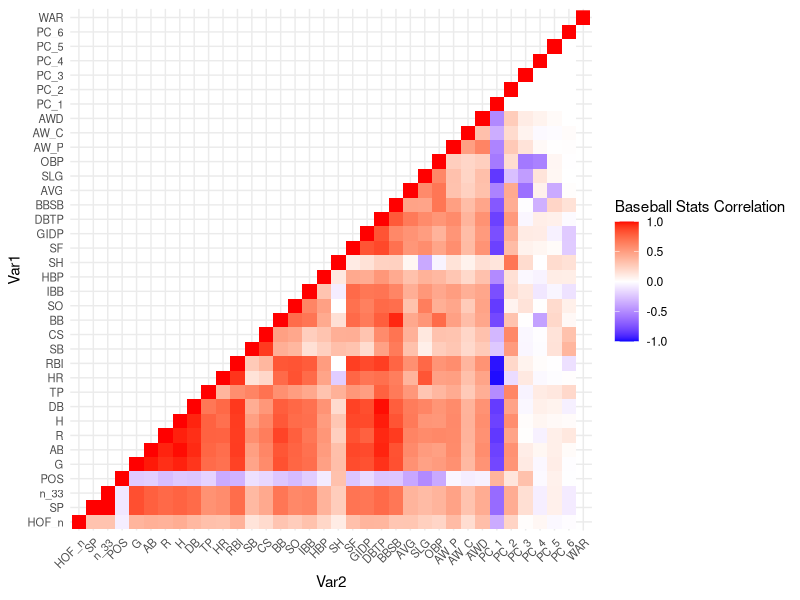

Generate this figure with R:
library(ggplot2)
library(reshape2)##for melt
DTA <- read.csv("hof_all_cp.csv")
cor_mat <- cor(DTA[,c(5,9:11,13:44)])
###half of matrix is redundant, use lower.tri function to set redundant values to NA
cor_mat[lower.tri(cor_mat)] <- NA
###must melt matrix for ggplot
melt_mat <- melt(cor_mat, na.rm = TRUE)
##plot
ggplot(data = melt_mat, aes(Var2, Var1, fill = value)) +
  geom_raster(color = "white") + 	##faster than geom_tile()
  scale_fill_gradient2(low = "blue", high = "red", mid = "white", midpoint = 0, limit = c(-1,1), space = "Lab", name = "Baseball Stats Correlation") +		## create gradient, darker approaching +- 1, provides legend 
  theme_minimal()+		##white background
  theme(axis.text.x = element_text(angle = 45, vjust = 1, size = 8, hjust = 1))+ ##rotate and shrink x axis labels
  theme(axis.text.y = element_text(size = 8))+
  coord_fixed()